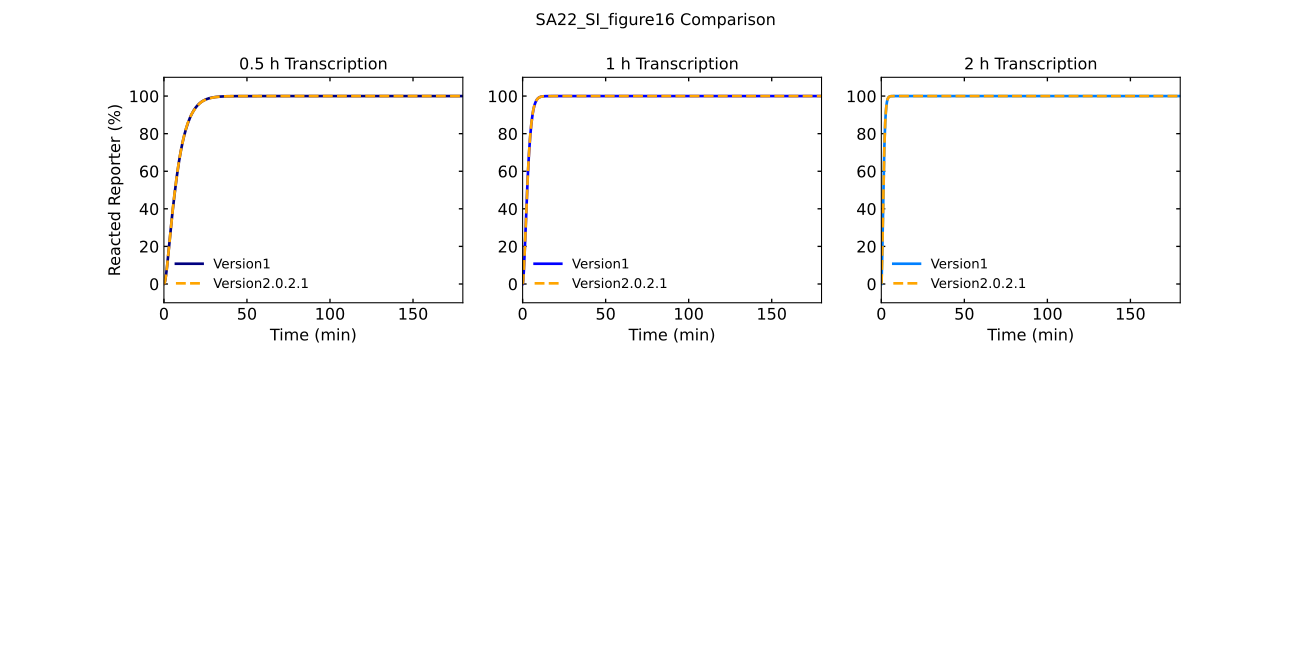

Recreate this plot in Python.
# -*- coding: utf-8 -*-
"""
Created on Wed Jun 29 13:40:18 2022

@author: tnm12
"""


import numpy as np
import scipy.integrate as spi
import matplotlib as mpl
import matplotlib.pyplot as plt
import sys

import Simulator1 as RSDs #import version 1 of simulator
    
'''
##############################################################################
Simulations
##############################################################################
'''

csl = [[0,0,0.5],[0,0,1],[0,0.5,1]]

k_txn = 0.024

txn_time = [0.5,1,2]


ksd = 1e3/1e9 # 1/nM-s
kfsd = 1e3/1e9 # 1/nM-s
krev = 270/1e9 # 1/nM-s
kf_rep = 1e4/1e9 # 1/nM-s
kr_rep = 0*1e2/1e9 # 1/nM-s
kf_wta = 1e5/1e9 # 1/nM-s
kr_wta = 0.4 # 1/s
kRz = 0.25/60 # 1/s
kth = 1e5/1e9 # 1/nM-s
kd = 0

rte=[[k_txn],[ksd,ksd,ksd,ksd,ksd],[kfsd],[krev,5/1e9,krev,krev,krev],[kf_rep],[kr_rep],[kf_wta],[kr_wta],[kRz],[kth],[kd]]


for n in range(len(txn_time)):
    
    model = RSDs.RSD_sim() # define the model instance
    
    # specify DNA txn templates and reporters and concentrations
    model.DNA_species('gate','1_2',temp_con=50)
    model.DNA_species('input','IN3',temp_con=100)
   
    t_sim = np.linspace(0,txn_time[n],1001)*3600 # seconds
    
    # simulate the model
    model.simulate(t_sim,1,k_txn,rate_constants=rte)
    
    # pull out the species from the model solution to plot
    gate_produced = model.output_concentration['RSDg1'][-1]
    in_produced = model.output_concentration['IN3'][-1]
    
    model = RSDs.RSD_sim() # define the model instance

    # specify DNA txn templates and reporters and concentrations
    model.DNA_species('gate','1_2',temp_con=0,ic=gate_produced/2)
    model.DNA_species('input','IN1',temp_con=0,ic=in_produced/2)
    model.DNA_species('reporter','REP2',temp_con=500)
    
    t_sim = np.linspace(0,3,1001)*3600 # seconds
    
    # simulate the model
    model.simulate(t_sim,1,k_txn,rate_constants=rte)
    
    # pull out the species from the model solution to plot
    REP2 = model.output_concentration['REP2']

    fs = 12
    
    plt.subplot(2,3,n+1)
    plt.plot(model.sol.t/60,(1-REP2/model.REP_con[1])*100,color=csl[n],linewidth=2,linestyle='-')
    plt.xticks(fontsize=fs)
    plt.yticks(fontsize=fs)
    plt.ylim(-10,110)
    plt.xlim(0,180)
    ax1 = plt.gca()
    ax1.xaxis.set_tick_params(which='both',size=3,width=1,direction='in',top='on')
    #ax1.xaxis.set_major_locator(MaxNLocator(integer=True))
    ax1.yaxis.set_tick_params(which='both',size=3,width=1,direction='in',right='on')
    plt.xlabel('Time (min)',fontsize=fs)
    if n == 0:
        plt.ylabel('Reacted Reporter (%)',fontsize=fs)
        
        
import Simulatorv2021 as RSDs #import version 2.0.2.1 of simulator
    
'''
##############################################################################
Simulations
##############################################################################
'''


k_txn = 0.024

txn_time = [0.5,1,2]

REP_con = 500


title = ['0.5 h Transcription','1 h Transcription','2 h Transcription']


for n in range(len(txn_time)):
    
    model1 = RSDs.RSD_sim(5) # define the model instance and # of domains
    
    # specify DNA txn templates and reporters and concentrations
    model1.molecular_species('g{1,2}',DNA_con=50,krev=5/1e9) #changed corresponding reverse rate
    model1.molecular_species('in{3}',DNA_con=100)
   
    t_sim = np.linspace(0,txn_time[n],1001)*3600 # seconds
    
    model1.global_rate_constants(ktxn=k_txn) #changes all transcription rates to .024
    
    # simulate the model
    model1.simulate(t_sim)
    
    # pull out the species from the model solution to plot
    gate_produced = model1.output_concentration('g{1,2}')[-1]
    in_produced = model1.output_concentration('in{3}')[-1]
    
    model1 = RSDs.RSD_sim(5) # define the model instance and # of domains

    # specify DNA txn templates and reporters and concentrations
    model1.molecular_species('g{1,2}',DNA_con=0,ic=gate_produced/2,krev=5/1e9) #changed corresponding reverse rate
    model1.molecular_species('in{1}',DNA_con=0,ic=in_produced/2)
    model1.molecular_species('r{2}',DNA_con=REP_con)
    
    t_sim = np.linspace(0,3,1001)*3600 # seconds
    
    model1.global_rate_constants(ktxn=k_txn) #changes all transcription rates to .024
    
    # simulate the model
    model1.simulate(t_sim)
    
    # pull out the species from the model solution to plot
    S2 = model1.output_concentration('S{2}')

    fs = 12
    
    plt.subplot(2,3,n+1)
    plt.plot(model1.t/60,(S2/REP_con)*100,color='orange',linewidth=2,linestyle='--')
    plt.legend(['Version1','Version2.0.2.1'],frameon=False)
    plt.title(title[n])
    plt.xticks(fontsize=fs)
    plt.yticks(fontsize=fs)
    plt.ylim(-10,110)
    plt.xlim(0,180)
    ax1 = plt.gca()
    ax1.xaxis.set_tick_params(which='both',size=3,width=1,direction='in',top='on')
    #ax1.xaxis.set_major_locator(MaxNLocator(integer=True))
    ax1.yaxis.set_tick_params(which='both',size=3,width=1,direction='in',right='on')
    plt.xlabel('Time (min)',fontsize=fs)
    if n == 0:
        plt.ylabel('Reacted Reporter (%)',fontsize=fs)
        
    plt.suptitle('SA22_SI_figure16 Comparison')
